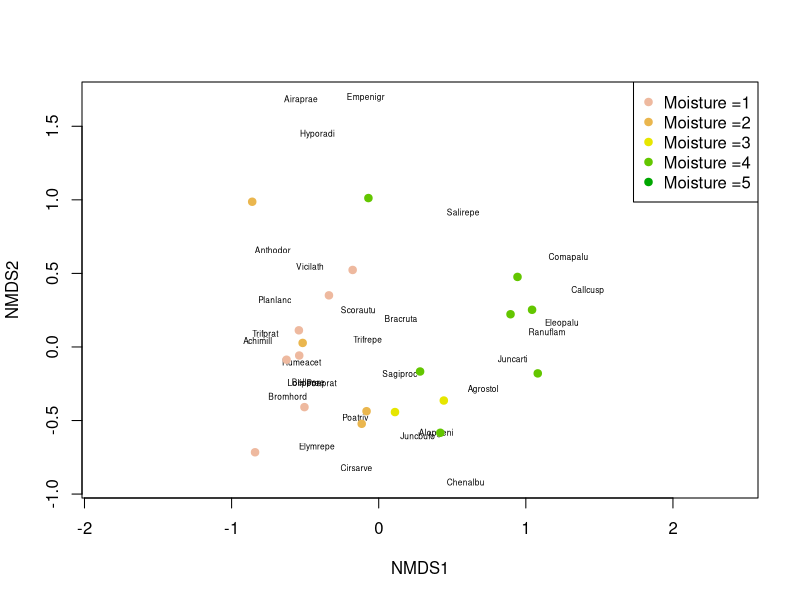
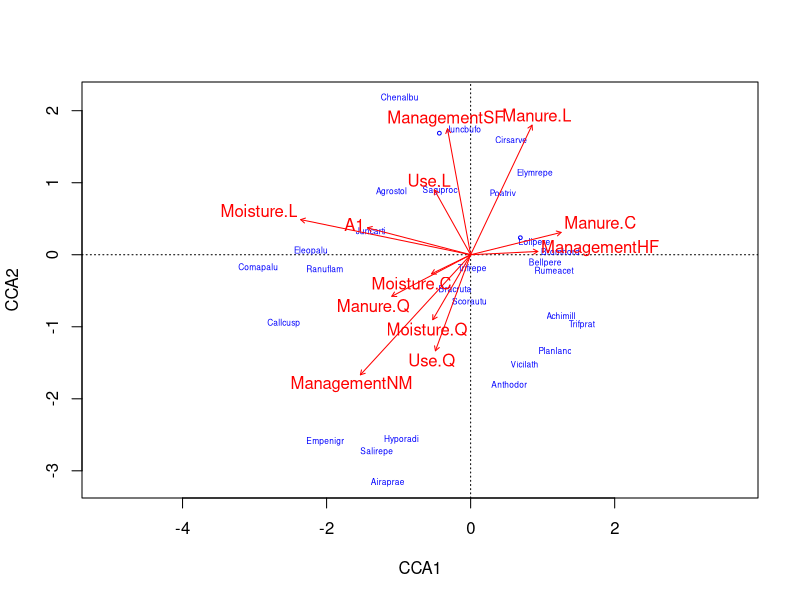
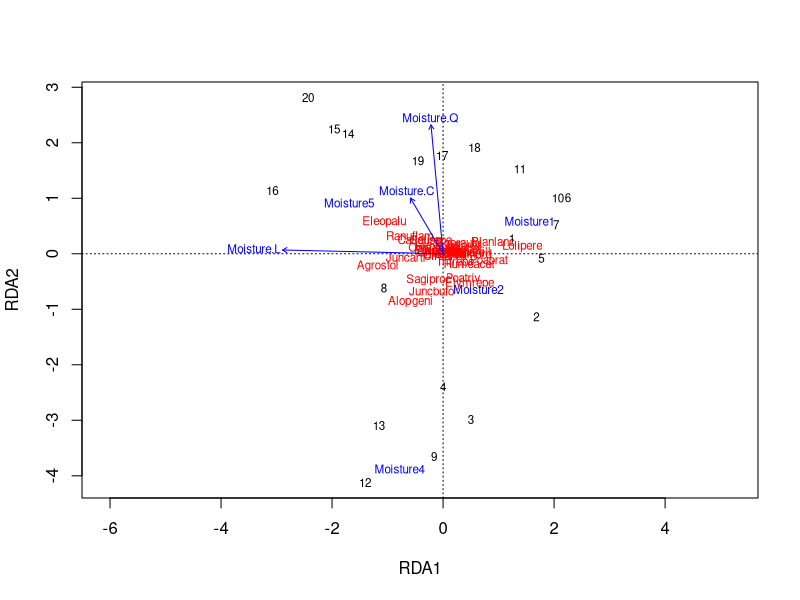
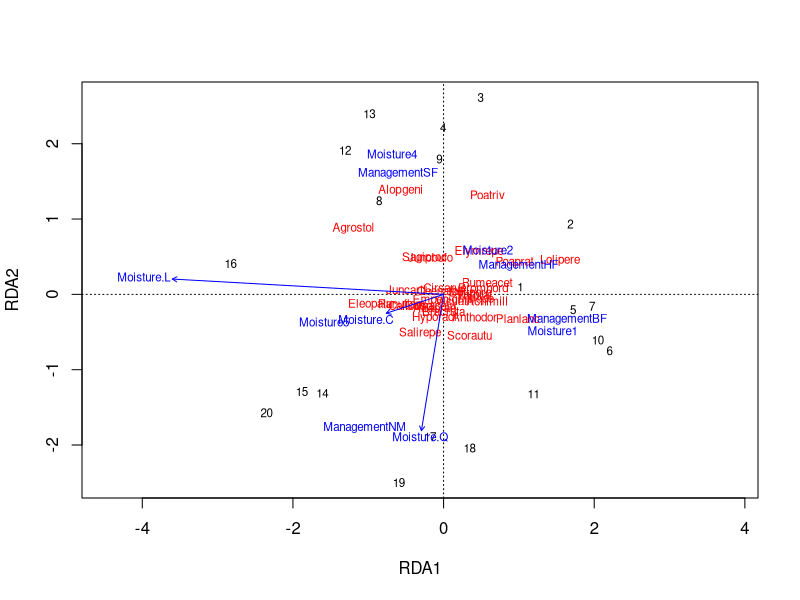
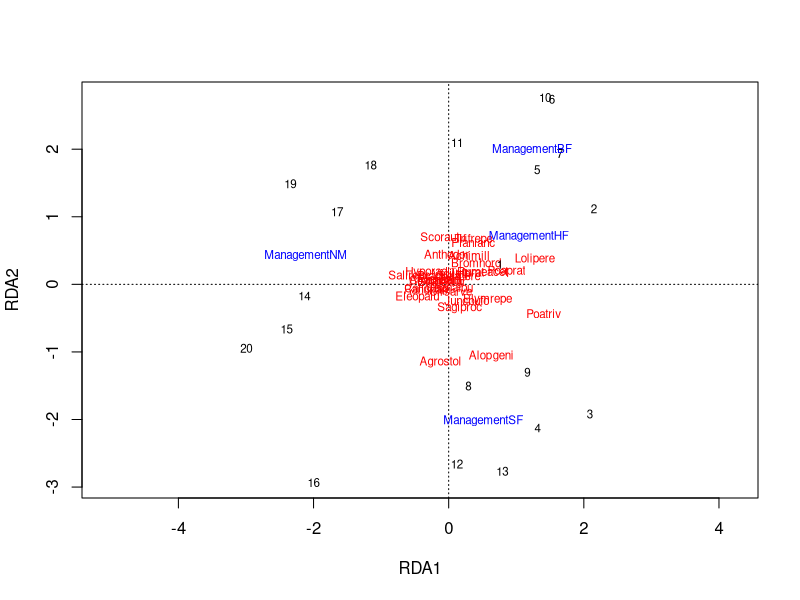

The R script that drew these images, in order:
## ---- chunk 1
library(vegan)
data(dune)
data(dune.env)
?dune
## ---- chunk 2

# NMDS

dune_mds <- metaMDS(dune)
plot(dune_mds, type='n')
 text(dune_mds, 'sp', cex=.5)
 # generate vector of colors 
 color_vect = rev(terrain.colors(6))[-1]
 points(dune_mds, 'sites', pch=19, 
        col=color_vect[dune.env$Moisture])
 legend('topright', paste("Moisture =", 1:5, sep=''), 
        col=color_vect, pch=19)
 
 
 # It appears that there is a clear distinction between higher moisture levels and lower moisture levels. It is clear that certain species are observed more in areas with higher miosture levels (Callcusp, Eleopalu), while others are observed more often in low moisture (Trifprat, Rumeacet). This graphs helps us to visualize any patterns between species observations and moisture levels.
 
## ---- chunk 3
# CCA
cca_dune <- cca(dune ~ . , data = dune.env)
cca_dune
plot(cca_dune, type='n', scaling=1)
orditorp(cca_dune, display='sp', cex=0.5, scaling=1, col='blue')
text(cca_dune, display='bp', col='red')

# RDAs
rda_dune <- rda(dune ~ Moisture, data = dune.env)
rda_dune
RsquareAdj(rda_dune)
plot(rda_dune)

rda_dune2 <- rda(dune ~ Moisture + Management, data = dune.env)
rda_dune2
plot(rda_dune2)

rda_dune3 <- rda(dune ~ Management, data = dune.env)
rda_dune3
plot(rda_dune3)

# I'm honestly very confused by the graphs. I'm not sure what "Moisture.L", "Moisture.Q", etc. means. I don't see that in the dataset?
## ---- chunk 4
# It looks like the two analyses do not exactly agree with one another. The indirect ordination analysis makes it look like there is a correlation between vegetation of specific species and moisture level. However the direct ordination analyses show that there is no clear distinction between species in regards to moisture level.

# The CCA appears to tell us that there is a correlation between management and vegetaions, moreso than moisture and vegetation. The first axis in this analysis explains 46%, which is decently high, so it might be able to tell us if moisture or management has a more significant effect.

# The RDA with just moisture shows all species clustered in the center, rather than certain species being pulled in different directions based on moisture level. The first axis explains 19% of variance, and the second explains about 5%. Overall this does not tell us a lot.

# The RDA with both moisture and management shows some species being pulled toward "management SF" and "moisture 4", so it's difficult to say exactly which of these is having the effect.In this analysis, the first axis explains about 21% of the variance. Additionally, the species are rather clustered in the center, so it does not seem to tell us much.

# Lastly, the RDA with just management also does not tell us a lot. the First axis explains about 15% of variance, and most of the species are still clustered around the center.

# Overall these analyses don't seem to tell us a lot, so I find the indirect ordination analysis to be more useful.
